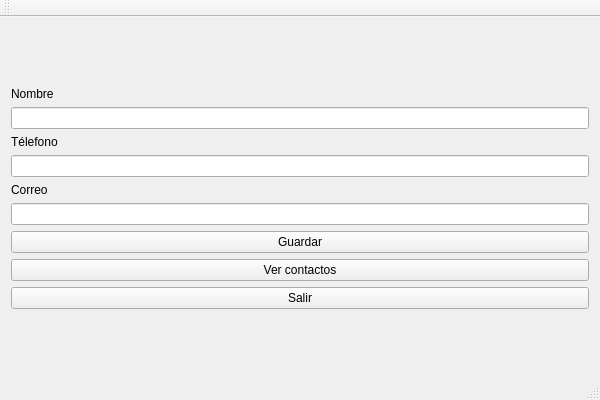
<?xml version="1.0" encoding="UTF-8"?>
<ui version="4.0">
 <class>Lab7Class</class>
 <widget class="QMainWindow" name="Lab7Class">
  <property name="geometry">
   <rect>
    <x>0</x>
    <y>0</y>
    <width>600</width>
    <height>400</height>
   </rect>
  </property>
  <property name="windowTitle">
   <string>Lab7</string>
  </property>
  <widget class="QWidget" name="centralWidget">
   <layout class="QVBoxLayout" name="verticalLayout">
    <item>
     <spacer name="verticalSpacer_2">
      <property name="orientation">
       <enum>Qt::Orientation::Vertical</enum>
      </property>
      <property name="sizeHint" stdset="0">
       <size>
        <width>20</width>
        <height>40</height>
       </size>
      </property>
     </spacer>
    </item>
    <item>
     <widget class="QLabel" name="lblNombre">
      <property name="text">
       <string>Nombre</string>
      </property>
     </widget>
    </item>
    <item>
     <widget class="QLineEdit" name="txtNombre"/>
    </item>
    <item>
     <widget class="QLabel" name="lblTelefono">
      <property name="text">
       <string>Télefono</string>
      </property>
     </widget>
    </item>
    <item>
     <widget class="QLineEdit" name="txtTelefono"/>
    </item>
    <item>
     <widget class="QLabel" name="lblCorreo">
      <property name="text">
       <string>Correo</string>
      </property>
     </widget>
    </item>
    <item>
     <widget class="QLineEdit" name="txtCorreo"/>
    </item>
    <item>
     <widget class="QPushButton" name="btnGuardar">
      <property name="text">
       <string>Guardar</string>
      </property>
     </widget>
    </item>
    <item>
     <widget class="QPushButton" name="btnVer">
      <property name="text">
       <string>Ver contactos</string>
      </property>
     </widget>
    </item>
    <item>
     <widget class="QPushButton" name="btnSalir">
      <property name="text">
       <string>Salir</string>
      </property>
     </widget>
    </item>
    <item>
     <spacer name="verticalSpacer">
      <property name="orientation">
       <enum>Qt::Orientation::Vertical</enum>
      </property>
      <property name="sizeHint" stdset="0">
       <size>
        <width>20</width>
        <height>40</height>
       </size>
      </property>
     </spacer>
    </item>
   </layout>
  </widget>
  <widget class="QMenuBar" name="menuBar">
   <property name="geometry">
    <rect>
     <x>0</x>
     <y>0</y>
     <width>600</width>
     <height>21</height>
    </rect>
   </property>
  </widget>
  <widget class="QToolBar" name="mainToolBar">
   <attribute name="toolBarArea">
    <enum>TopToolBarArea</enum>
   </attribute>
   <attribute name="toolBarBreak">
    <bool>false</bool>
   </attribute>
  </widget>
  <widget class="QStatusBar" name="statusBar"/>
 </widget>
 <layoutdefault spacing="6" margin="11"/>
 <resources>
  <include location="Lab7.qrc"/>
 </resources>
 <connections/>
</ui>
